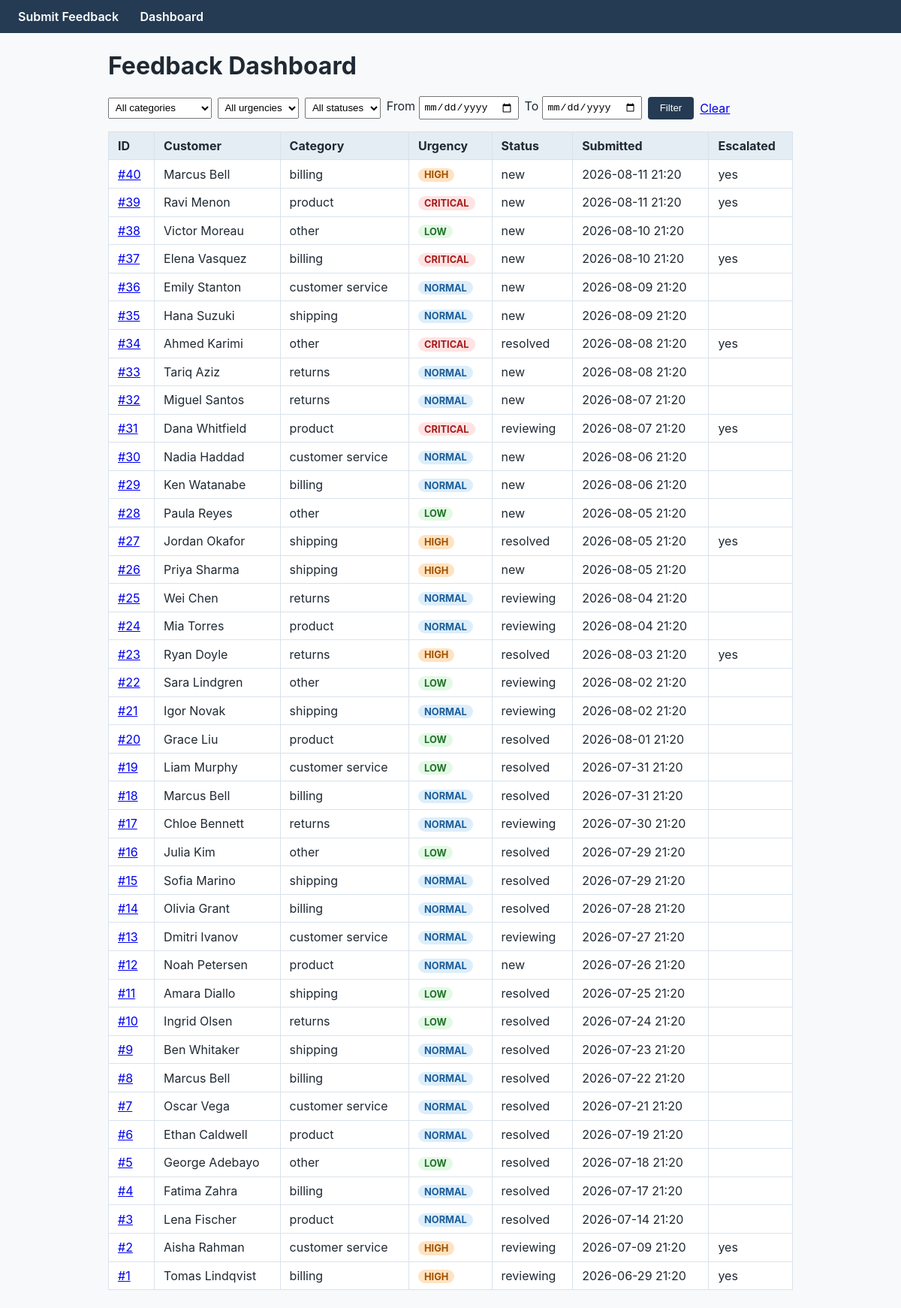
/dashboard/, run on the app's committed database.
### app/models/feedback.py (models this page shows, shortened)
class Feedback(db.Model):
    __tablename__ = "feedback"
    id = db.Column(db.Integer, primary_key=True)
    customer_name = db.Column(db.String(120), nullable=False)
    customer_email = db.Column(db.String(254), nullable=False, index=True)
    message = db.Column(db.Text, nullable=False)
    category = _enum_column(FeedbackCategory, nullable=False, index=True)
    order_id = db.Column(db.String(40), nullable=True)
    created_at = db.Column(db.DateTime, nullable=False, default=datetime.utcnow, index=True)
    urgency = _enum_column(
        UrgencyLevel, nullable=False, default=UrgencyLevel.NORMAL, index=True
    )
    status = _enum_column(
        FeedbackStatus, nullable=False, default=FeedbackStatus.NEW, index=True
    )
    escalation = db.relationship(
        "Escalation", back_populates="feedback", uselist=False,
        cascade="all, delete-orphan",
    )

### app/routes/dashboard.py (the view)
@dashboard_bp.get("/")
def feedback_list():
    filters = {
        "category": _parse_enum(FeedbackCategory, request.args.get("category")),
        "urgency": _parse_enum(UrgencyLevel, request.args.get("urgency")),
        "status": _parse_enum(FeedbackStatus, request.args.get("status")),
        "since": _parse_date(request.args.get("since")),
        "until": _parse_date(request.args.get("until")),
    }
    if filters["until"] is not None:
        filters["until"] = filters["until"] + timedelta(days=1)
    repository = FeedbackRepository(db.session)
    items = repository.search(**filters)
    return render_template(
        "dashboard/feedback_list.html",
        items=items,
        categories=list(FeedbackCategory),
        urgencies=list(UrgencyLevel),
        statuses=list(FeedbackStatus),
        args=request.args,
    )

### app/repositories/feedback_repository.py (called while the page is built)
    def search(
        self,
        category: FeedbackCategory | None = None,
        urgency: UrgencyLevel | None = None,
        status: FeedbackStatus | None = None,
        since: datetime | None = None,
        until: datetime | None = None,
    ) -> list[Feedback]:
        query = self.session.query(Feedback)
        if category is not None:
            query = query.filter(Feedback.category == category)
        if urgency is not None:
            query = query.filter(Feedback.urgency == urgency)
        if status is not None:
            query = query.filter(Feedback.status == status)
        if since is not None:
            query = query.filter(Feedback.created_at >= since)
        if until is not None:
            query = query.filter(Feedback.created_at <= until)
        return query.order_by(Feedback.created_at.desc()).all()

### app/routes/dashboard.py (called while the page is built)
def _parse_enum(enum_cls, raw: str | None):
    if not raw:
        return None
    try:
        return enum_cls(raw)
    except ValueError:
        return None

def _parse_date(raw: str | None) -> datetime | None:
    if not raw:
        return None
    try:
        return datetime.strptime(raw, "%Y-%m-%d")
    except ValueError:
        return None

### app/templates/dashboard/feedback_list.html (shortened to what this page needs)
{% extends "base.html" %}
{% block content %}
<h1>Feedback Dashboard</h1>
<form method="get" action="{{ url_for('dashboard.feedback_list') }}" class="filters">
  <select name="category">
    <option value="">All categories</option>
  </select>
  <select name="urgency">
    <option value="">All urgencies</option>
  </select>
  <select name="status">
    <option value="">All statuses</option>
  </select>
  <label>From <input type="date" name="since" value="{{ args.get('since', '') }}"></label>
  <label>To <input type="date" name="until" value="{{ args.get('until', '') }}"></label>
  <button type="submit">Filter</button>
  <a href="{{ url_for('dashboard.feedback_list') }}">Clear</a>
</form>
<table>
  <thead>
    <tr>
      <th>ID</th>
      <th>Customer</th>
      <th>Category</th>
      <th>Urgency</th>
      <th>Status</th>
      <th>Submitted</th>
      <th>Escalated</th>
    </tr>
  </thead>
  <tbody>
    {% for item in items %}
    <tr>
      <td><a href="{{ url_for('dashboard.feedback_detail', feedback_id=item.id) }}">#{{ item.id }}</a></td>
      <td>{{ item.customer_name }}</td>
      <td>{{ item.category.value.replace('_', ' ') }}</td>
      <td><span class="badge urgency-{{ item.urgency.value }}">{{ item.urgency.value }}</span></td>
      <td>{{ item.status.value }}</td>
      <td>{{ item.created_at.strftime('%Y-%m-%d %H:%M') }}</td>
      <td>{{ 'yes' if item.escalation else '' }}</td>
    </tr>
    {% else %}
    <tr><td colspan="7">No feedback matches these filters.</td></tr>
    {% endfor %}
  </tbody>
</table>
{% endblock %}

### app/templates/base.html (shortened to what this page needs)
<!doctype html>
<html lang="en">
<head>
  <link rel="stylesheet" href="{{ url_for('static', filename='css/style.css') }}">
</head>
<body>
  <header>
    <nav>
      <a href="{{ url_for('public.feedback_form') }}">Submit Feedback</a>
      <a href="{{ url_for('dashboard.feedback_list') }}">Dashboard</a>
    </nav>
  </header>
  <main>
    {% block content %}{% endblock %}
  </main>
</body>
</html>

### app/static/css/style.css (style rules this page uses)
* { box-sizing: border-box; }
body { font-family: -apple-system, "Segoe UI", Helvetica, Arial, sans-serif; margin: 0; color: #1f2933; background: #f8f9fa; }
header { background: #243b53; padding: 0.75rem 1.5rem; }
header nav a { color: #fff; text-decoration: none; margin-right: 1.5rem; font-weight: 600; }
main { max-width: 960px; margin: 1.5rem auto; padding: 0 1.5rem; }
.filters { margin-bottom: 1rem; display: flex; flex-wrap: wrap; gap: 0.5rem; align-items: center; }
.filters select, .filters input { padding: 0.3rem; }
table { border-collapse: collapse; width: 100%; background: #fff; }
th, td { border: 1px solid #d9e2ec; padding: 0.5rem 0.75rem; text-align: left; }
th { background: #e4ecf4; }
.badge { display: inline-block; padding: 0.1rem 0.5rem; border-radius: 999px; font-size: 0.8rem; font-weight: 700; text-transform: uppercase; }
.urgency-low { background: #e3f9e5; color: #207227; }
.urgency-normal { background: #dceefb; color: #1c5d99; }
.urgency-high { background: #ffe3c1; color: #9f5000; }
.urgency-critical { background: #ffe3e3; color: #a61b1b; }
button { background: #243b53; color: #fff; border: none; border-radius: 4px; padding: 0.45rem 1rem; cursor: pointer; }

### data on the page
Feedback: id "40", customer_name "Marcus Bell", category.value.replace "billing", urgency.value "HIGH", status.value "new", created_at "2026-08-11 21:20", escalation "yes"
Feedback: id "39", customer_name "Ravi Menon", category.value.replace "product", urgency.value "CRITICAL", status.value "new", created_at "2026-08-11 21:20", escalation "yes"
Feedback: id "38", customer_name "Victor Moreau", category.value.replace "other", urgency.value "LOW", status.value "new", created_at "2026-08-10 21:20"
Feedback: id "37", customer_name "Elena Vasquez", category.value.replace "billing", urgency.value "CRITICAL", status.value "new", created_at "2026-08-10 21:20", escalation "yes"
Feedback: id "36", customer_name "Emily Stanton", category.value.replace "customer service", urgency.value "NORMAL", status.value "new", created_at "2026-08-09 21:20"
Feedback: id "35", customer_name "Hana Suzuki", category.value.replace "shipping", urgency.value "NORMAL", status.value "new", created_at "2026-08-09 21:20"
Feedback: id "34", customer_name "Ahmed Karimi", category.value.replace "other", urgency.value "CRITICAL", status.value "resolved", created_at "2026-08-08 21:20", escalation "yes"
Feedback: id "33", customer_name "Tariq Aziz", category.value.replace "returns", urgency.value "NORMAL", status.value "new", created_at "2026-08-08 21:20"
Feedback: id "32", customer_name "Miguel Santos", category.value.replace "returns", urgency.value "NORMAL", status.value "new", created_at "2026-08-07 21:20"
Feedback: id "31", customer_name "Dana Whitfield", category.value.replace "product", urgency.value "CRITICAL", status.value "reviewing", created_at "2026-08-07 21:20", escalation "yes"
Feedback: id "30", customer_name "Nadia Haddad", category.value.replace "customer service", urgency.value "NORMAL", status.value "new", created_at "2026-08-06 21:20"
Feedback: id "29", customer_name "Ken Watanabe", category.value.replace "billing", urgency.value "NORMAL", status.value "new", created_at "2026-08-06 21:20"
Feedback: id "28", customer_name "Paula Reyes", category.value.replace "other", urgency.value "LOW", status.value "new", created_at "2026-08-05 21:20"
Feedback: id "27", customer_name "Jordan Okafor", category.value.replace "shipping", urgency.value "HIGH", status.value "resolved", created_at "2026-08-05 21:20", escalation "yes"
Feedback: id "26", customer_name "Priya Sharma", category.value.replace "shipping", urgency.value "HIGH", status.value "new", created_at "2026-08-05 21:20"
Feedback: id "25", customer_name "Wei Chen", category.value.replace "returns", urgency.value "NORMAL", status.value "reviewing", created_at "2026-08-04 21:20"
Feedback: id "24", customer_name "Mia Torres", category.value.replace "product", urgency.value "NORMAL", status.value "reviewing", created_at "2026-08-04 21:20"
Feedback: id "23", customer_name "Ryan Doyle", category.value.replace "returns", urgency.value "HIGH", status.value "resolved", created_at "2026-08-03 21:20", escalation "yes"
Feedback: id "22", customer_name "Sara Lindgren", category.value.replace "other", urgency.value "LOW", status.value "reviewing", created_at "2026-08-02 21:20"
Feedback: id "21", customer_name "Igor Novak", category.value.replace "shipping", urgency.value "NORMAL", status.value "reviewing", created_at "2026-08-02 21:20"
Feedback: id "20", customer_name "Grace Liu", category.value.replace "product", urgency.value "LOW", status.value "resolved", created_at "2026-08-01 21:20"
Feedback: id "19", customer_name "Liam Murphy", category.value.replace "customer service", urgency.value "LOW", status.value "resolved", created_at "2026-07-31 21:20"
Feedback: id "18", customer_name "Marcus Bell", category.value.replace "billing", urgency.value "NORMAL", status.value "resolved", created_at "2026-07-31 21:20"
Feedback: id "17", customer_name "Chloe Bennett", category.value.replace "returns", urgency.value "NORMAL", status.value "reviewing", created_at "2026-07-30 21:20"
Feedback: id "16", customer_name "Julia Kim", category.value.replace "other", urgency.value "LOW", status.value "resolved", created_at "2026-07-29 21:20"
Feedback: id "15", customer_name "Sofia Marino", category.value.replace "shipping", urgency.value "NORMAL", status.value "resolved", created_at "2026-07-29 21:20"
Feedback: id "14", customer_name "Olivia Grant", category.value.replace "billing", urgency.value "NORMAL", status.value "resolved", created_at "2026-07-28 21:20"
Feedback: id "13", customer_name "Dmitri Ivanov", category.value.replace "customer service", urgency.value "NORMAL", status.value "reviewing", created_at "2026-07-27 21:20"
Feedback: id "12", customer_name "Noah Petersen", category.value.replace "product", urgency.value "NORMAL", status.value "new", created_at "2026-07-26 21:20"
Feedback: id "11", customer_name "Amara Diallo", category.value.replace "shipping", urgency.value "LOW", status.value "resolved", created_at "2026-07-25 21:20"
Feedback: id "10", customer_name "Ingrid Olsen", category.value.replace "returns", urgency.value "LOW", status.value "resolved", created_at "2026-07-24 21:20"
Feedback: id "9", customer_name "Ben Whitaker", category.value.replace "shipping", urgency.value "NORMAL", status.value "resolved", created_at "2026-07-23 21:20"
Feedback: id "8", customer_name "Marcus Bell", category.value.replace "billing", urgency.value "NORMAL", status.value "resolved", created_at "2026-07-22 21:20"
Feedback: id "7", customer_name "Oscar Vega", category.value.replace "customer service", urgency.value "NORMAL", status.value "resolved", created_at "2026-07-21 21:20"
Feedback: id "6", customer_name "Ethan Caldwell", category.value.replace "product", urgency.value "NORMAL", status.value "resolved", created_at "2026-07-19 21:20"
Feedback: id "5", customer_name "George Adebayo", category.value.replace "other", urgency.value "LOW", status.value "resolved", created_at "2026-07-18 21:20"
Feedback: id "4", customer_name "Fatima Zahra", category.value.replace "billing", urgency.value "NORMAL", status.value "resolved", created_at "2026-07-17 21:20"
Feedback: id "3", customer_name "Lena Fischer", category.value.replace "product", urgency.value "NORMAL", status.value "resolved", created_at "2026-07-14 21:20"
Feedback: id "2", customer_name "Aisha Rahman", category.value.replace "customer service", urgency.value "HIGH", status.value "reviewing", created_at "2026-07-09 21:20", escalation "yes"
Feedback: id "1", customer_name "Tomas Lindqvist", category.value.replace "billing", urgency.value "HIGH", status.value "reviewing", created_at "2026-06-29 21:20", escalation "yes"
